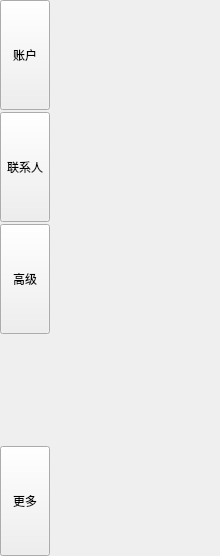
<?xml version="1.0" encoding="UTF-8"?>
<ui version="4.0">
 <class>FunctionWidget</class>
 <widget class="QWidget" name="FunctionWidget">
  <property name="geometry">
   <rect>
    <x>0</x>
    <y>0</y>
    <width>220</width>
    <height>556</height>
   </rect>
  </property>
  <property name="sizePolicy">
   <sizepolicy hsizetype="Preferred" vsizetype="Ignored">
    <horstretch>0</horstretch>
    <verstretch>0</verstretch>
   </sizepolicy>
  </property>
  <property name="windowTitle">
   <string>Form</string>
  </property>
  <layout class="QHBoxLayout" name="horizontalLayout">
   <property name="spacing">
    <number>0</number>
   </property>
   <property name="leftMargin">
    <number>0</number>
   </property>
   <property name="topMargin">
    <number>0</number>
   </property>
   <property name="rightMargin">
    <number>0</number>
   </property>
   <property name="bottomMargin">
    <number>0</number>
   </property>
   <item>
    <layout class="QVBoxLayout" name="verticalLayout">
     <property name="spacing">
      <number>2</number>
     </property>
     <property name="leftMargin">
      <number>0</number>
     </property>
     <property name="topMargin">
      <number>0</number>
     </property>
     <property name="rightMargin">
      <number>0</number>
     </property>
     <item>
      <widget class="QToolButton" name="toolButton_account">
       <property name="sizePolicy">
        <sizepolicy hsizetype="Preferred" vsizetype="Expanding">
         <horstretch>0</horstretch>
         <verstretch>0</verstretch>
        </sizepolicy>
       </property>
       <property name="text">
        <string>账户</string>
       </property>
      </widget>
     </item>
     <item>
      <widget class="QToolButton" name="toolButton_contact">
       <property name="sizePolicy">
        <sizepolicy hsizetype="Preferred" vsizetype="Expanding">
         <horstretch>0</horstretch>
         <verstretch>0</verstretch>
        </sizepolicy>
       </property>
       <property name="text">
        <string>联系人</string>
       </property>
      </widget>
     </item>
     <item>
      <widget class="QToolButton" name="toolButton_advanced">
       <property name="sizePolicy">
        <sizepolicy hsizetype="Preferred" vsizetype="Expanding">
         <horstretch>0</horstretch>
         <verstretch>0</verstretch>
        </sizepolicy>
       </property>
       <property name="text">
        <string>高级</string>
       </property>
      </widget>
     </item>
     <item>
      <spacer name="verticalSpacer">
       <property name="orientation">
        <enum>Qt::Vertical</enum>
       </property>
       <property name="sizeHint" stdset="0">
        <size>
         <width>20</width>
         <height>40</height>
        </size>
       </property>
      </spacer>
     </item>
     <item>
      <widget class="QToolButton" name="toolButton_more">
       <property name="sizePolicy">
        <sizepolicy hsizetype="Preferred" vsizetype="Expanding">
         <horstretch>0</horstretch>
         <verstretch>0</verstretch>
        </sizepolicy>
       </property>
       <property name="text">
        <string>更多</string>
       </property>
      </widget>
     </item>
    </layout>
   </item>
   <item>
    <widget class="QStackedWidget" name="stackedWidget">
     <property name="sizePolicy">
      <sizepolicy hsizetype="Preferred" vsizetype="Preferred">
       <horstretch>0</horstretch>
       <verstretch>0</verstretch>
      </sizepolicy>
     </property>
     <property name="minimumSize">
      <size>
       <width>0</width>
       <height>0</height>
      </size>
     </property>
     <property name="maximumSize">
      <size>
       <width>50000</width>
       <height>50000</height>
      </size>
     </property>
     <property name="currentIndex">
      <number>-1</number>
     </property>
    </widget>
   </item>
  </layout>
 </widget>
 <resources/>
 <connections/>
</ui>
